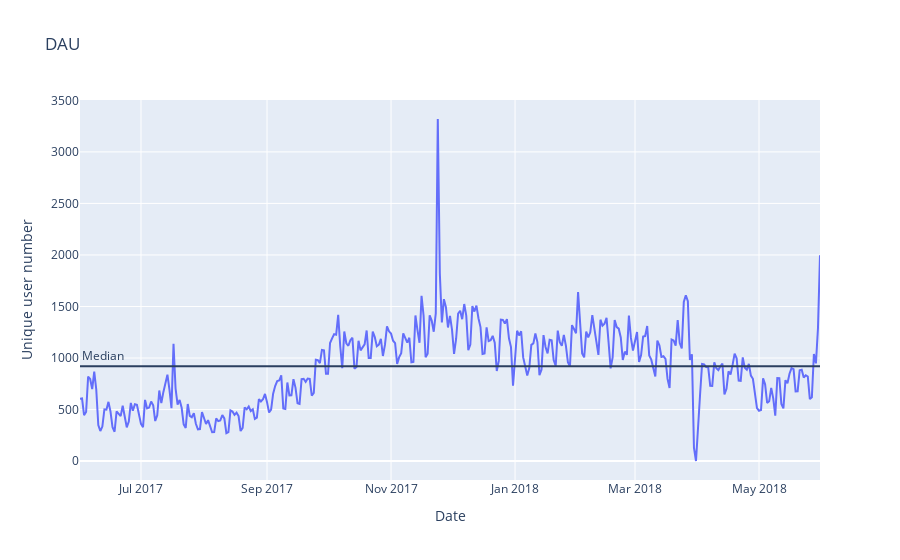

Here is the notebook cell this chart was saved with:
### Markdown cell above
**Check How many people use every day, week, and month**

### Code cell
dau = visits.groupby(by='start_date')['uid'].nunique().reset_index()
display(dau)
fig = px.line(dau,x="start_date", y="uid",title='DAU',labels={"start_date":"Date","uid":"Unique user number"})
fig.add_hline(y=dau['uid'].median(),
              annotation_text="Median", 
              annotation_position="top left")
fig.show()

### Figure 1 — Plotly figure (JSON) as saved in the notebook; plotly's stock layout.template omitted (floating-point values rounded to 4 significant figures; data arrays with more than 128 entries replaced by an {"elided": "..."} marker saying what was removed)
{"data": [{"hovertemplate": "Date=%{x}<br>Unique user number=%{y}<extra></extra>", "legendgroup": "", "line": {"color": "#636efa", "dash": "solid"}, "mode": "lines", "name": "", "orientation": "v", "showlegend": false, "type": "scatter", "x": {"elided": "364 str values"}, "xaxis": "x", "y": {"elided": "364 int values"}, "yaxis": "y"}], "layout": {"annotations": [{"showarrow": false, "text": "Median", "x": 0, "xanchor": "left", "xref": "x domain", "y": 921, "yanchor": "bottom", "yref": "y"}], "legend": {"tracegroupgap": 0}, "shapes": [{"type": "line", "x0": 0, "x1": 1, "xref": "x domain", "y0": 921, "y1": 921, "yref": "y"}], "title": {"text": "DAU"}, "xaxis": {"anchor": "y", "domain": [0, 1], "title": {"text": "Date"}}, "yaxis": {"anchor": "x", "domain": [0, 1], "title": {"text": "Unique user number"}}}}
